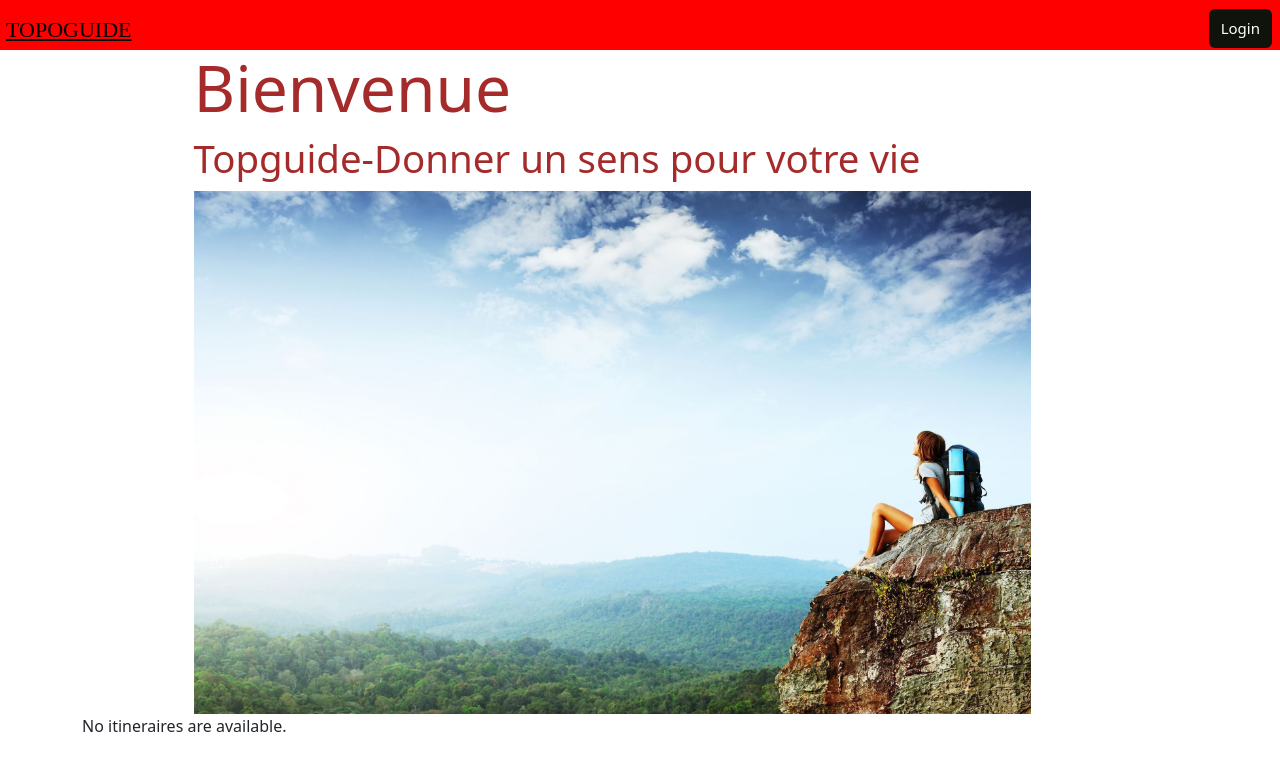
The page /itineraires/ on the database as committed earlier.
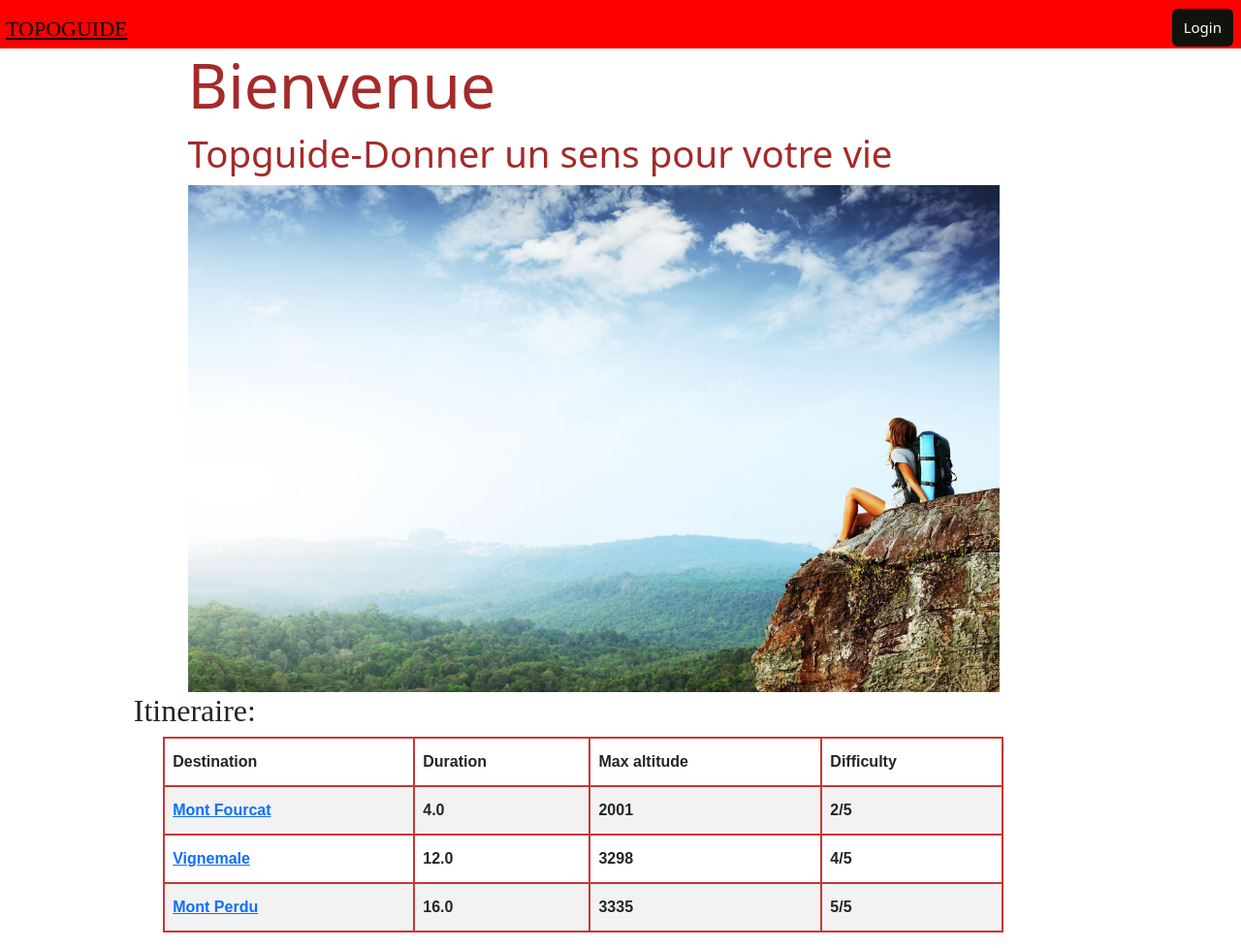
The same page on the database as committed later.
### itineraires/models.py (models this page shows, shortened)
class Itineraire(models.Model):
    titre = models.CharField(max_length=200)
    point_de_depart = models.CharField(max_length=200)
    description = models.TextField(default="")
    altitude_de_depart =  models.IntegerField('altitude_de_depart (m)')
    altitude_min = models.IntegerField('altitude_min (m)')
    altitude_max = models.IntegerField('altitude_max (m)')
    denivele_positif_cumule = models.FloatField(default=0)
    denivele_negatif_cumule = models.FloatField(default=0)
    duree_estimee = models.FloatField('Duree estimee (h)')
    difficulte_estimee = models.IntegerField('Difficulte')

### itineraires/views.py (the view)
# urls.py: path('', views.Itineraire_list, name='Itineraire_list'),
def Itineraire_list(request):
    itineraire_list = Itineraire.objects.all()
    template = loader.get_template('itineraires/Itineraire_list.html')
    context = {
        'itineraire_list': itineraire_list,
    }
    return HttpResponse(template.render(context, request))

### itineraires/templates/itineraires/Itineraire_list.html
{% extends 'itineraires/base.html' %}
{% load static %}
{% block content %}
<div class="container-sm">
<div style="position: relative;left: 10%;">
    <h1 style="font-size: 5vw;;color: brown;">Bienvenue</h1>
    <h1 style="font-size: 3vw;color: brown;">Topguide-Donner un sens pour votre vie</h1>
<img src="{% static "itineraires/images/itiniraire_list_image.jpg" %}" class="itineraire_list_image">
</div>
    {% if itineraire_list %}
<div>
    <div style="position: relative;left: 5%;font-family: Tahoma;">
        <h2 >Itineraire:</h2>
    </div>
    <ul>
    <div style="position: relative;left: 5%;width: 80%;">
    <table id="itineraire_table">
        <tr>
            <th>Destination</th>
            <th>Duration</th>
            <th>Max altitude</th>
            <th>Difficulty</th>
          </tr>
    {% for itineraire in itineraire_list %}
    <tr>
        <th><a href="{% url 'itineraires:Itineraire_DetailView' itineraire.id %}">{{ itineraire.titre }}</a></th>
        <th>{{ itineraire.duree_estimee}}</th>
        <th>{{ itineraire.altitude_max }}</th>
        <th>{{ itineraire.difficulte_estimee }}/5</th>
      </tr>{% endfor %}
    </table>
    {% else %}
    <p>No itineraires are available.</p>
        {% endif %}
    </div>
</div>
</div>
{% endblock content %}

### itineraires/templates/itineraires/base.html (shortened to what this page needs)
<!doctype html>
<head>
</head>
<body style="background-color:rgb(255, 255, 255)">
{% load static %}
<link rel="stylesheet" type="text/css" href="{% static 'itineraires/style.css' %}">
<link href="https://cdn.jsdelivr.net/npm/bootstrap@5.1.3/dist/css/bootstrap.min.css" rel="stylesheet">
<div class="fixed">
    <div class="topleft_Topoguide"><a href="/itineraires/" style="color: rgb(0, 0, 0);">TOPOGUIDE</a></div>
    <div>
        {% if user.username %}
            <a href="{% url 'itineraires:logout' %}"><input type="button" class="topright_login_logout" value="logout" ></a>
        {% else %}
            <a href="{% url 'itineraires:login' %}"><input type="button" class="topright_login_logout" value="Login" ></a>
        {% endif %}
    </div>
</div>
{% block content %}{% endblock %}
</body>
</html>

### itineraires/static/itineraires/style.css (style rules this page uses)
#itineraire_table { font-family: Arial, Helvetica, sans-serif; border-collapse: collapse; width: 100%; }
#itineraire_table td, #itineraire_table th { border: 2px solid rgb(204, 53, 53); padding: 8px; }
#itineraire_table tr:nth-child(even) { background-color: #f2f2f2; }
#itineraire_table th { padding-top: 12px; padding-bottom: 12px; text-align: left; }
.fixed { position: relative; height: 50px; background-color: rgba(255, 0, 0); }
.topleft_Topoguide { position: relative; left: 6px; top: 13px; font-size: 22px; font-family: Tahoma ; }
.topright_login_logout { position: absolute; right: 6px; top: 10px; background-color: #0f130c; border: none; color: white; padding: 8px 12px; text-align: center; font-size: 15px; margin: -1px 2px; cursor: pointer; border-radius: 6px; }
.itineraire_list_image { position: relative; width:75%; height:40% ; vertical-align:middle; margin-top: 2px; }

Rows that differ between the two databases and show on the page:
added Itineraire: titre "Mont Fourcat", duree_estimee "4.0", altitude_max "2001", difficulte_estimee "2"
added Itineraire: titre "Vignemale", duree_estimee "12.0", altitude_max "3298", difficulte_estimee "4"
added Itineraire: titre "Mont Perdu", duree_estimee "16.0", altitude_max "3335", difficulte_estimee "5"
Other text that changed with them:
text no longer shown: "No itineraires are available."
text now shown: "Itineraire: Destination Duration Max altitude Difficulty"
